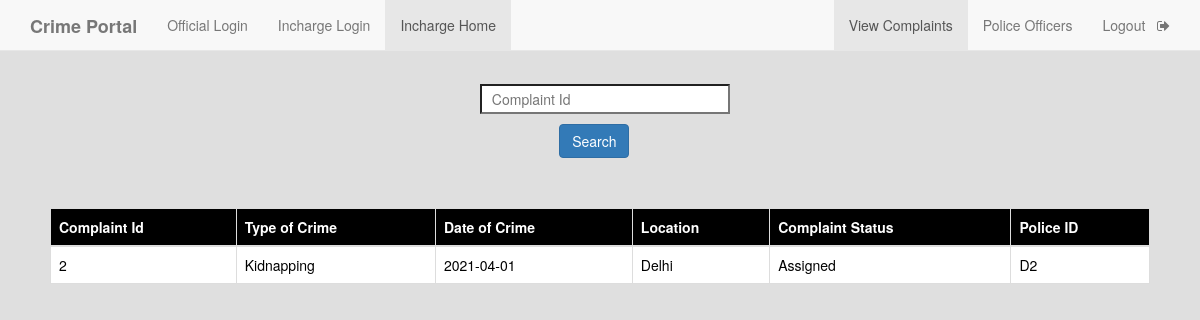
Screenshot of /incharge_complain_page.php (signed in) with the database file from the repository.
### tables this page shows
CREATE TABLE `complaint` (
  `c_id` int(11) NOT NULL,
  `a_no` bigint(12) NOT NULL,
  `location` varchar(50) NOT NULL,
  `type_crime` varchar(50) NOT NULL,
  `d_o_c` date NOT NULL,
  `description` varchar(7000) NOT NULL,
  `inc_status` varchar(50) DEFAULT 'Unassigned',
  `pol_status` varchar(50) DEFAULT 'null',
  `p_id` varchar(50) DEFAULT 'Null'
);

### Incharge_complain_page.php (the view, shortened to what this page needs)
<!DOCTYPE html>
<html>
<head>
    <?php
    $conn=mysqli_connect("localhost","root","root","crime_portal");
    $i_id=$_SESSION['email'];
    $result1=mysqli_query($conn,"SELECT location FROM police_station where i_id='$i_id'");
    $q2=mysqli_fetch_assoc($result1);
    $location=$q2['location'];
    $query="select c_id,type_crime,d_o_c,location,inc_status,p_id from complaint where location='$location' order by c_id desc";
    $result=mysqli_query($conn,$query);
    ?>
	<link rel="stylesheet" type="text/css" href="https://maxcdn.bootstrapcdn.com/bootstrap/3.3.5/css/bootstrap.min.css">
	<link rel="stylesheet" type="text/css" href="https://maxcdn.bootstrapcdn.com/font-awesome/4.4.0/css/font-awesome.min.css">
</head>
<body style="background-color: #dfdfdf">
	<nav  class="navbar navbar-default navbar-fixed-top">
  <div class="container">
    <div class="navbar-header">
      <a class="navbar-brand" href="index.php"><b>Crime Portal</b></a>
    </div>
    <div id="navbar" class="collapse navbar-collapse">
      <ul class="nav navbar-nav">
        <li ><a href="official_login.php">Official Login</a></li>
        <li ><a href="inchargelogin.php">Incharge Login</a></li>
        <li class="active"><a href="Incharge_complain_page.php">Incharge Home</a></li>
      </ul>
      <ul class="nav navbar-nav navbar-right">
        <li class="active" ><a href="Incharge_complain_page.php">View Complaints</a></li>
        <li ><a href="incharge_view_police.php">Police Officers</a></li>
        <li><a href="inc_logout.php">Logout &nbsp <i class="fa fa-sign-out" aria-hidden="true"></i></a></li>
      </ul>
    </div>
  </div>
 </nav>
    <form style="margin-top: 7%; margin-left: 40%;" method="post">
      <input type="text" name="cid" style="width: 250px; height: 30px; background-color:white;" placeholder="&nbsp Complaint Id" id="ciid" onfocusout="f1()" required>
        <div>
      <input class="btn btn-primary" type="submit" value="Search" name="s2" style="margin-top: 10px; margin-left: 11%;">
        </div>
    </form>
 <div style="padding:50px;">
   <table class="table table-bordered">
    <thead class="thead-dark" style="background-color: black; color: white;">
      <tr>
        <th scope="col">Complaint Id</th>
        <th scope="col">Type of Crime</th>
        <th scope="col">Date of Crime</th>
        <th scope="col">Location</th>
        <th scope="col">Complaint Status</th>
          <th scope="col">Police ID</th>
      </tr>
    </thead>
            <?php
              while($rows=mysqli_fetch_assoc($result)){
             ?>
            <tbody style="background-color: white; color: black;">
      <tr>
        <td><?php echo $rows['c_id'];?></td>
        <td><?php echo $rows['type_crime'];?></td>
        <td><?php echo $rows['d_o_c'];?></td>
          <td><?php echo $rows['location'];?></td>
          <td><?php echo $rows['inc_status']; ?></td>
          <td><?php echo $rows['p_id']; ?></td>
      </tr>
    </tbody>
    <?php
    }
    ?>
</table>
</body>
</html>

### rows the page displays
complaint: c_id "2", type_crime "Kidnapping", d_o_c "2021-04-01", location "Delhi", inc_status "Assigned", p "D2"
